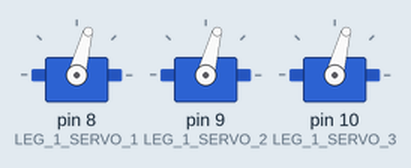
Simulated run of this sketch. Board: Arduino Uno, built with avr-gcc and run on an emulated ATmega328P. Shown: 3 × servo.

Above: at 0.05 s.
At 1.05 s:
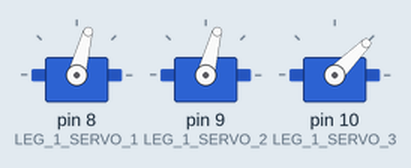
At 2.05 s:
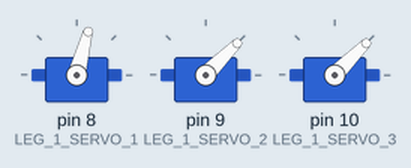
At 4.05 s:
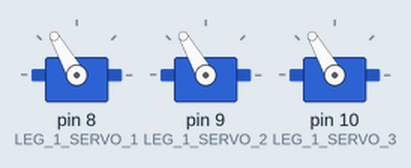
At 6.0 s:
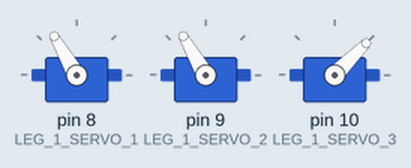
At 8.0 s:
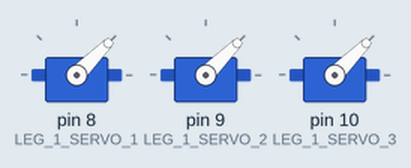
Timing chart, 0 to 10.4 s (numbered marks = the images above):
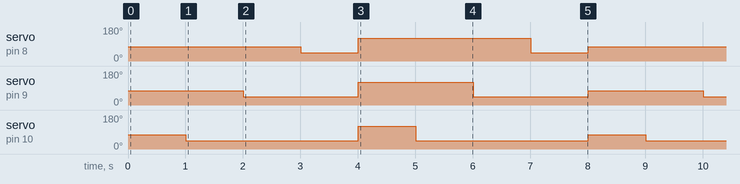

Measured:
- by itself, servo on pin 8 (LEG_1_SERVO_1): repeats every 8.0 s: 120° 3.0 s, 45° 1.0 s, 75° 3.0 s, 45° 1.0 s
- by itself, servo on pin 9 (LEG_1_SERVO_2): repeats every 8.0 s: 120° 2.0 s, 45° 2.0 s, 75° 2.0 s, 45° 2.0 s
- by itself, servo on pin 10 (LEG_1_SERVO_3): repeats every 8.0 s: 120° 1.0 s, 45° 3.0 s, 75° 1.0 s, 45° 3.0 s

The sketch:

Leg_1_-_3_servos.ino
```cpp
#include <Servo.h>

// Define servo pins and offset
#define LEG_1_SERVO_1 8
#define LEG_1_SERVO_2 9
#define LEG_1_SERVO_3 10
#define J1_OFFSET 45        //macro that defines an offset of 45 degrees

//Create Servo objects
Servo servo11;                //creates an instance of the 'Servo' class called 'servo11'...
Servo servo12;
Servo servo13;

// Function to move the servos
void move_joint(double j1) {
  if (j1 >= -15 && j1 <= 105) {   //make sure that the servo is within a safe range
    servo11.write(j1 + J1_OFFSET);  // Adjust with offset and move the servo
    servo12.write(j1 + J1_OFFSET);
    servo13.write(j1 + J1_OFFSET);
  }
}

void move_servo11_back() {
  double initial_position_servo1 = 0;
  servo11.write(initial_position_servo1 + J1_OFFSET);
}

void move_servo12_back() {
  double initial_position_servo2 = 0;
  servo12.write(initial_position_servo2 + J1_OFFSET);
}

void move_servo13_back() {
  double initial_position_servo3 = 0;
  servo13.write(initial_position_servo3 + J1_OFFSET);
}

void setup() {
  servo11.attach(LEG_1_SERVO_1, 600, 2600); //...basically callibration
  servo12.attach(LEG_1_SERVO_2, 600, 2600);
  servo13.attach(LEG_1_SERVO_3, 600, 2600);
}

void loop() {
  // Example: Move all servos to position 30 degrees
  double j1 = 30;  // Angle for the joint
  move_joint(j1);  // Call the function with the angle to move all servos
  delay(1000);     // Wait for 1 second

  // Move servo 3 to initial position
  move_servo13_back();
  delay(1000);     // Wait for 1 second

  // Move servo 2 to initial position
  move_servo12_back();
  delay(1000);     // Wait for 1 second

  // Move servo 1 to initial position
  move_servo11_back();
  delay(1000);     // Wait for 1 second

  // Example: Move all servos to position 75 degrees
  j1 = 75;         // New angle for the joint
  move_joint(j1);  // Call the function with the new angle to move all servos
  delay(1000);     // Wait for 1 second

  // Move servo 3 back to initial position
  move_servo13_back();
  delay(1000);     // Wait for 1 second

  // Move servo 2 back to initial position
  move_servo12_back();
  delay(1000);     // Wait for 1 second

  // Move servo 1 back to initial position
  move_servo11_back();
  delay(1000);     // Wait for 1 second
}
```
